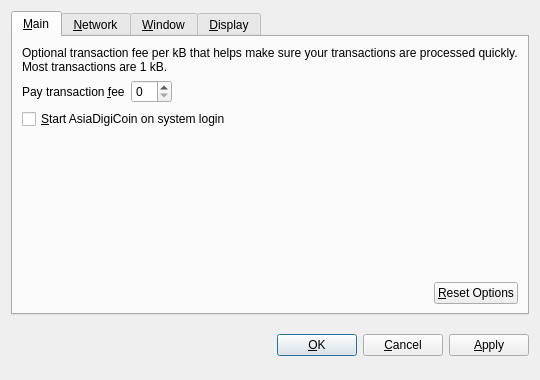
<?xml version="1.0" encoding="UTF-8"?>
<ui version="4.0">
 <class>OptionsDialog</class>
 <widget class="QDialog" name="OptionsDialog">
  <property name="geometry">
   <rect>
    <x>0</x>
    <y>0</y>
    <width>540</width>
    <height>380</height>
   </rect>
  </property>
  <property name="windowTitle">
   <string>Options</string>
  </property>
  <property name="modal">
   <bool>true</bool>
  </property>
  <layout class="QVBoxLayout" name="verticalLayout">
   <item>
    <widget class="QTabWidget" name="tabWidget">
     <property name="tabPosition">
      <enum>QTabWidget::North</enum>
     </property>
     <property name="currentIndex">
      <number>0</number>
     </property>
     <widget class="QWidget" name="tabMain">
      <attribute name="title">
       <string>&amp;Main</string>
      </attribute>
      <layout class="QVBoxLayout" name="verticalLayout_Main">
       <item>
        <widget class="QLabel" name="transactionFeeInfoLabel">
         <property name="text">
          <string>Optional transaction fee per kB that helps make sure your transactions are processed quickly. Most transactions are 1 kB.</string>
         </property>
         <property name="textFormat">
          <enum>Qt::PlainText</enum>
         </property>
         <property name="wordWrap">
          <bool>true</bool>
         </property>
        </widget>
       </item>
       <item>
        <layout class="QHBoxLayout" name="horizontalLayout_1_Main">
         <item>
          <widget class="QLabel" name="transactionFeeLabel">
           <property name="text">
            <string>Pay transaction &amp;fee</string>
           </property>
           <property name="textFormat">
            <enum>Qt::PlainText</enum>
           </property>
           <property name="buddy">
            <cstring>transactionFee</cstring>
           </property>
          </widget>
         </item>
         <item>
          <widget class="BitcoinAmountField" name="transactionFee"/>
         </item>
         <item>
          <spacer name="horizontalSpacer_1_Main">
           <property name="orientation">
            <enum>Qt::Horizontal</enum>
           </property>
           <property name="sizeHint" stdset="0">
            <size>
             <width>40</width>
             <height>20</height>
            </size>
           </property>
          </spacer>
         </item>
        </layout>
       </item>
       <item>
        <widget class="QCheckBox" name="bitcoinAtStartup">
         <property name="toolTip">
          <string>Automatically start AsiaDigiCoin after logging in to the system.</string>
         </property>
         <property name="text">
          <string>&amp;Start AsiaDigiCoin on system login</string>
         </property>
        </widget>
       </item>
       <item>
        <spacer name="verticalSpacer_Main">
         <property name="orientation">
          <enum>Qt::Vertical</enum>
         </property>
         <property name="sizeHint" stdset="0">
          <size>
           <width>20</width>
           <height>40</height>
          </size>
         </property>
        </spacer>
       </item>
       <item>
        <layout class="QHBoxLayout" name="horizontalLayout_2_Main">
         <item>
          <spacer name="horizontalSpacer_2_Main">
           <property name="orientation">
            <enum>Qt::Horizontal</enum>
           </property>
           <property name="sizeHint" stdset="0">
            <size>
             <width>40</width>
             <height>20</height>
            </size>
           </property>
          </spacer>
         </item>
         <item>
          <widget class="QPushButton" name="resetButton">
           <property name="toolTip">
            <string>Reset all client options to default.</string>
           </property>
           <property name="text">
            <string>&amp;Reset Options</string>
           </property>
           <property name="autoDefault">
            <bool>false</bool>
           </property>
          </widget>
         </item>
        </layout>
       </item>
      </layout>
     </widget>
     <widget class="QWidget" name="tabNetwork">
      <attribute name="title">
       <string>&amp;Network</string>
      </attribute>
      <layout class="QVBoxLayout" name="verticalLayout_Network">
       <item>
        <widget class="QCheckBox" name="mapPortUpnp">
         <property name="toolTip">
          <string>Automatically open the AsiaDigiCoin client port on the router. This only works when your router supports UPnP and it is enabled.</string>
         </property>
         <property name="text">
          <string>Map port using &amp;UPnP</string>
         </property>
        </widget>
       </item>
       <item>
        <widget class="QCheckBox" name="connectSocks">
         <property name="toolTip">
          <string>Connect to the AsiaDigiCoin network through a SOCKS proxy (e.g. when connecting through Tor).</string>
         </property>
         <property name="text">
          <string>&amp;Connect through SOCKS proxy:</string>
         </property>
        </widget>
       </item>
       <item>
        <layout class="QHBoxLayout" name="horizontalLayout_Network">
         <item>
          <widget class="QLabel" name="proxyIpLabel">
           <property name="text">
            <string>Proxy &amp;IP:</string>
           </property>
           <property name="textFormat">
            <enum>Qt::PlainText</enum>
           </property>
           <property name="buddy">
            <cstring>proxyIp</cstring>
           </property>
          </widget>
         </item>
         <item>
          <widget class="QValidatedLineEdit" name="proxyIp">
           <property name="maximumSize">
            <size>
             <width>140</width>
             <height>16777215</height>
            </size>
           </property>
           <property name="toolTip">
            <string>IP address of the proxy (e.g. 127.0.0.1)</string>
           </property>
          </widget>
         </item>
         <item>
          <widget class="QLabel" name="proxyPortLabel">
           <property name="text">
            <string>&amp;Port:</string>
           </property>
           <property name="textFormat">
            <enum>Qt::PlainText</enum>
           </property>
           <property name="buddy">
            <cstring>proxyPort</cstring>
           </property>
          </widget>
         </item>
         <item>
          <widget class="QLineEdit" name="proxyPort">
           <property name="maximumSize">
            <size>
             <width>55</width>
             <height>16777215</height>
            </size>
           </property>
           <property name="toolTip">
            <string>Port of the proxy (e.g. 9050)</string>
           </property>
          </widget>
         </item>
         <item>
          <widget class="QLabel" name="socksVersionLabel">
           <property name="text">
            <string>SOCKS &amp;Version:</string>
           </property>
           <property name="textFormat">
            <enum>Qt::PlainText</enum>
           </property>
           <property name="buddy">
            <cstring>socksVersion</cstring>
           </property>
          </widget>
         </item>
         <item>
          <widget class="QValueComboBox" name="socksVersion">
           <property name="toolTip">
            <string>SOCKS version of the proxy (e.g. 5)</string>
           </property>
          </widget>
         </item>
         <item>
          <spacer name="horizontalSpacer_Network">
           <property name="orientation">
            <enum>Qt::Horizontal</enum>
           </property>
           <property name="sizeHint" stdset="0">
            <size>
             <width>40</width>
             <height>20</height>
            </size>
           </property>
          </spacer>
         </item>
        </layout>
       </item>
       <item>
        <spacer name="verticalSpacer_Network">
         <property name="orientation">
          <enum>Qt::Vertical</enum>
         </property>
         <property name="sizeHint" stdset="0">
          <size>
           <width>20</width>
           <height>40</height>
          </size>
         </property>
        </spacer>
       </item>
      </layout>
     </widget>
     <widget class="QWidget" name="tabWindow">
      <attribute name="title">
       <string>&amp;Window</string>
      </attribute>
      <layout class="QVBoxLayout" name="verticalLayout_Window">
       <item>
        <widget class="QCheckBox" name="minimizeToTray">
         <property name="toolTip">
          <string>Show only a tray icon after minimizing the window.</string>
         </property>
         <property name="text">
          <string>&amp;Minimize to the tray instead of the taskbar</string>
         </property>
        </widget>
       </item>
       <item>
        <widget class="QCheckBox" name="minimizeOnClose">
         <property name="toolTip">
          <string>Minimize instead of exit the application when the window is closed. When this option is enabled, the application will be closed only after selecting Quit in the menu.</string>
         </property>
         <property name="text">
          <string>M&amp;inimize on close</string>
         </property>
        </widget>
       </item>
       <item>
        <spacer name="verticalSpacer_Window">
         <property name="orientation">
          <enum>Qt::Vertical</enum>
         </property>
         <property name="sizeHint" stdset="0">
          <size>
           <width>20</width>
           <height>40</height>
          </size>
         </property>
        </spacer>
       </item>
      </layout>
     </widget>
     <widget class="QWidget" name="tabDisplay">
      <attribute name="title">
       <string>&amp;Display</string>
      </attribute>
      <layout class="QVBoxLayout" name="verticalLayout_Display">
       <item>
        <layout class="QHBoxLayout" name="horizontalLayout_1_Display">
         <item>
          <widget class="QLabel" name="langLabel">
           <property name="text">
            <string>User Interface &amp;language:</string>
           </property>
           <property name="textFormat">
            <enum>Qt::PlainText</enum>
           </property>
           <property name="buddy">
            <cstring>lang</cstring>
           </property>
          </widget>
         </item>
         <item>
          <widget class="QValueComboBox" name="lang">
           <property name="toolTip">
            <string>The user interface language can be set here. This setting will take effect after restarting AsiaDigiCoin.</string>
           </property>
          </widget>
         </item>
        </layout>
       </item>
       <item>
        <layout class="QHBoxLayout" name="horizontalLayout_2_Display">
         <item>
          <widget class="QLabel" name="unitLabel">
           <property name="text">
            <string>&amp;Unit to show amounts in:</string>
           </property>
           <property name="textFormat">
            <enum>Qt::PlainText</enum>
           </property>
           <property name="buddy">
            <cstring>unit</cstring>
           </property>
          </widget>
         </item>
         <item>
          <widget class="QValueComboBox" name="unit">
           <property name="toolTip">
            <string>Choose the default subdivision unit to show in the interface and when sending coins.</string>
           </property>
          </widget>
         </item>
        </layout>
       </item>
       <item>
        <widget class="QCheckBox" name="displayAddresses">
         <property name="toolTip">
          <string>Whether to show AsiaDigiCoin addresses in the transaction list or not.</string>
         </property>
         <property name="text">
          <string>&amp;Display addresses in transaction list</string>
         </property>
        </widget>
       </item>
       <item>
        <widget class="QCheckBox" name="coinControlFeatures">
         <property name="toolTip">
          <string>Whether to show coin control features or not.</string>
         </property>
         <property name="text">
          <string>Display coin &amp;control features (experts only!)</string>
         </property>
        </widget>
       </item>
       <item>
        <spacer name="verticalSpacer_Display">
         <property name="orientation">
          <enum>Qt::Vertical</enum>
         </property>
         <property name="sizeHint" stdset="0">
          <size>
           <width>20</width>
           <height>40</height>
          </size>
         </property>
        </spacer>
       </item>
      </layout>
     </widget>
    </widget>
   </item>
   <item>
    <layout class="QHBoxLayout" name="horizontalLayout_Buttons">
     <item>
      <spacer name="horizontalSpacer_1">
       <property name="orientation">
        <enum>Qt::Horizontal</enum>
       </property>
       <property name="sizeHint" stdset="0">
        <size>
         <width>40</width>
         <height>48</height>
        </size>
       </property>
      </spacer>
     </item>
     <item>
      <widget class="QLabel" name="statusLabel">
       <property name="font">
        <font>
         <weight>75</weight>
         <bold>true</bold>
        </font>
       </property>
       <property name="text">
        <string/>
       </property>
       <property name="textFormat">
        <enum>Qt::PlainText</enum>
       </property>
       <property name="wordWrap">
        <bool>true</bool>
       </property>
      </widget>
     </item>
     <item>
      <spacer name="horizontalSpacer_2">
       <property name="orientation">
        <enum>Qt::Horizontal</enum>
       </property>
       <property name="sizeHint" stdset="0">
        <size>
         <width>40</width>
         <height>48</height>
        </size>
       </property>
      </spacer>
     </item>
     <item>
      <widget class="QPushButton" name="okButton">
       <property name="text">
        <string>&amp;OK</string>
       </property>
      </widget>
     </item>
     <item>
      <widget class="QPushButton" name="cancelButton">
       <property name="text">
        <string>&amp;Cancel</string>
       </property>
       <property name="autoDefault">
        <bool>false</bool>
       </property>
      </widget>
     </item>
     <item>
      <widget class="QPushButton" name="applyButton">
       <property name="text">
        <string>&amp;Apply</string>
       </property>
       <property name="autoDefault">
        <bool>false</bool>
       </property>
      </widget>
     </item>
    </layout>
   </item>
  </layout>
 </widget>
 <customwidgets>
  <customwidget>
   <class>BitcoinAmountField</class>
   <extends>QSpinBox</extends>
   <header>bitcoinamountfield.h</header>
  </customwidget>
  <customwidget>
   <class>QValueComboBox</class>
   <extends>QComboBox</extends>
   <header>qvaluecombobox.h</header>
  </customwidget>
  <customwidget>
   <class>QValidatedLineEdit</class>
   <extends>QLineEdit</extends>
   <header>qvalidatedlineedit.h</header>
  </customwidget>
 </customwidgets>
 <resources/>
 <connections/>
</ui>
